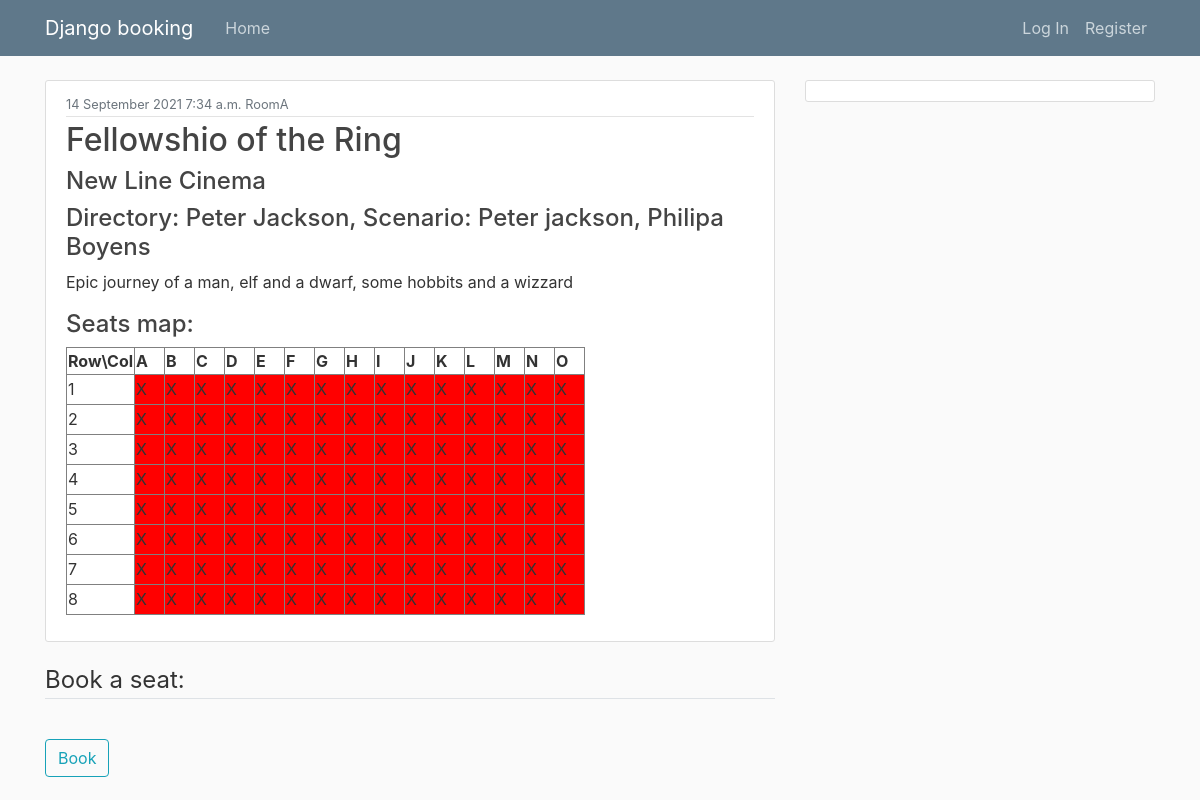
Screenshot of /booking/movie/6 with the database file from the repository.
### Booking/models.py (models this page shows, shortened)
class Movie(models.Model):
    title = models.CharField(max_length=100)
    description = models.TextField()
    date = models.DateField()
    time = models.TimeField()
    director = models.CharField(max_length=100)
    scriptwriter = models.CharField(max_length=100)
    studio = models.CharField(max_length=100)
    room_id = models.ForeignKey(Room, on_delete=models.CASCADE)

class Room(models.Model):
    name = models.CharField(max_length=100)
    number_of_seats = models.IntegerField()
    number_of_rows = models.IntegerField()
    number_of_columns = models.IntegerField()
    def __str__(self):
        return self.name

### Booking/views.py (the view)
# urls.py: path('movie/<int:primary_key>', movie_detail_view, name='movie-detail'),
def movie_detail_view(request, primary_key):
    try:
        movie = Movie.objects.get(pk=primary_key)
    except Movie.DoesNotExist:
        raise Http404('Book does not exist')
    seat_map = print_seats(movie.title)
    context = {
        'movie': movie,
        'seat_map': seat_map
    }
    return render(request, 'Booking/movie-detail.html', context=context)

### Booking/booking_functions/availability.py (called while the page is built)
def get_free_seats(movie: models.Movie):
    bookings = models.Booking.objects.filter(movie_id=movie)
    movie_seats = models.Movie_seat.objects.filter(movie_id=movie)
    booked_seats = []
    free_seats = []
    for booking in bookings:
        booked_seats.append(booking.seat_id)
    for movie_seat in movie_seats:
        if movie_seat.seat_id not in booked_seats:
            free_seats.append(movie_seat.seat_id)
    return free_seats

### templates/Booking/movie-detail.html (shortened to what this page needs)
{% extends "ADB/base.html" %}
{% load crispy_forms_tags %}
{% block content %}
  <article class="media content-section">
    <div class="media-body">
      <div class="article-metadata">
        <small class="text-muted">{{ movie.date|date:"d F Y" }}  {{ movie.time }} {{movie.room_id}}</small>
      </div>
      <h2 class="article-title">{{ movie.title }}</h2>
      <h4 class="article-title">{{ movie.studio }}</h4>
      <h4 class="article-title">Directory: {{ movie.director }}, Scenario: {{ movie.scriptwriter }}</h4>
      <p class="article-content">{{ movie.description }}</p>
      <p class="article-content">{{ seat_map |safe}}</p>
    </div>
  </article>
    <form method="POST">
        <fieldset class="form-group">
            <legend class="border-bottom mb-4">Book a seat:</legend>
        </fieldset>
        <div class="form-group">
            <button class="btn btn-outline-info" type="submit">Book</button>
        </div>
    </form>
{% endblock content %}

### static/Booking/main.css (style rules this page uses)
body { background: #fafafa; color: #333333; margin-top: 5rem; }
h1, h2, h3, h4, h5, h6 { color: #444444; }
.content-section { background: #ffffff; padding: 10px 20px; border: 1px solid #dddddd; border-radius: 3px; margin-bottom: 20px; }
.article-title { color: #444444; }
.article-content { white-space: pre-line; }
.article-metadata { padding-bottom: 1px; margin-bottom: 4px; border-bottom: 1px solid #e3e3e3 }
table.fixed { table-layout:fixed; }
table.fixed td { overflow: hidden; }

### rows the page displays
Movie: date "14 September 2021", time "7:34 a.m.", room_id "RoomA", title "Fellowshio of the Ring", studio "New Line Cinema", director "Peter Jackson", scriptwriter "Peter jackson, Philipa Boyens", description "Epic journey of a man, elf and a dwarf, some hobbits and a wizzard"
